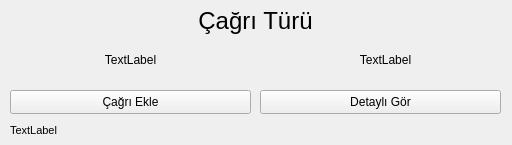
<?xml version="1.0" encoding="UTF-8"?>
<ui version="4.0">
 <class>widget</class>
 <widget class="QWidget" name="widget">
  <property name="geometry">
   <rect>
    <x>0</x>
    <y>0</y>
    <width>512</width>
    <height>145</height>
   </rect>
  </property>
  <property name="windowTitle">
   <string>Aramalar</string>
  </property>
  <property name="windowIcon">
   <iconset>
    <normaloff>../assets/mba_logo.ico</normaloff>../assets/mba_logo.ico</iconset>
  </property>
  <widget class="QLabel" name="lbl_tur">
   <property name="geometry">
    <rect>
     <x>0</x>
     <y>0</y>
     <width>511</width>
     <height>41</height>
    </rect>
   </property>
   <property name="font">
    <font>
     <pointsize>18</pointsize>
    </font>
   </property>
   <property name="text">
    <string>Çağrı Türü</string>
   </property>
   <property name="alignment">
    <set>Qt::AlignCenter</set>
   </property>
  </widget>
  <widget class="QLabel" name="lbl_gsm">
   <property name="geometry">
    <rect>
     <x>270</x>
     <y>50</y>
     <width>231</width>
     <height>20</height>
    </rect>
   </property>
   <property name="text">
    <string>TextLabel</string>
   </property>
   <property name="alignment">
    <set>Qt::AlignCenter</set>
   </property>
  </widget>
  <widget class="QLabel" name="lbl_ad">
   <property name="geometry">
    <rect>
     <x>10</x>
     <y>50</y>
     <width>241</width>
     <height>20</height>
    </rect>
   </property>
   <property name="text">
    <string>TextLabel</string>
   </property>
   <property name="alignment">
    <set>Qt::AlignCenter</set>
   </property>
  </widget>
  <widget class="QPushButton" name="btn_ekle">
   <property name="geometry">
    <rect>
     <x>10</x>
     <y>90</y>
     <width>241</width>
     <height>24</height>
    </rect>
   </property>
   <property name="text">
    <string>Çağrı Ekle</string>
   </property>
  </widget>
  <widget class="QPushButton" name="btn_gor">
   <property name="geometry">
    <rect>
     <x>260</x>
     <y>90</y>
     <width>241</width>
     <height>24</height>
    </rect>
   </property>
   <property name="text">
    <string>Detaylı Gör</string>
   </property>
  </widget>
  <widget class="QLabel" name="lbl_tarih">
   <property name="geometry">
    <rect>
     <x>10</x>
     <y>120</y>
     <width>331</width>
     <height>20</height>
    </rect>
   </property>
   <property name="font">
    <font>
     <pointsize>8</pointsize>
    </font>
   </property>
   <property name="text">
    <string>TextLabel</string>
   </property>
   <property name="alignment">
    <set>Qt::AlignLeading|Qt::AlignLeft|Qt::AlignVCenter</set>
   </property>
  </widget>
 </widget>
 <resources/>
 <connections/>
</ui>
